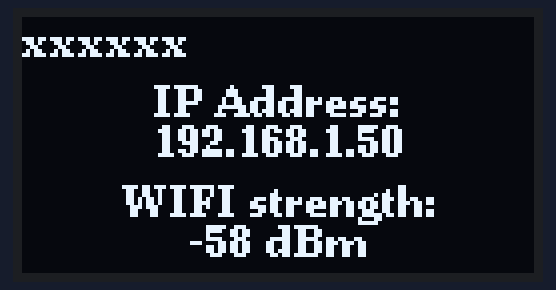
The sketch below on a simulated ESP8266 (NodeMCU). Parts: 128×64 one-colour display. WiFi joins after 1.5 s; servers stay silent unless stated; network time is answered at once with the bench clock; the local clock reads 2024-03-15 10:24:30 at power-on unless the sketch sets it; what the sketch prints to the serial monitor is not drawn.

Above: at 1.6 s.
At 6.7 s:
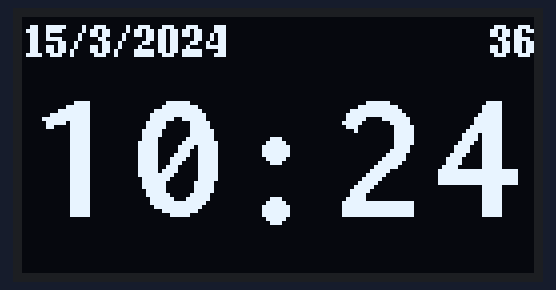
At 13.9 s:
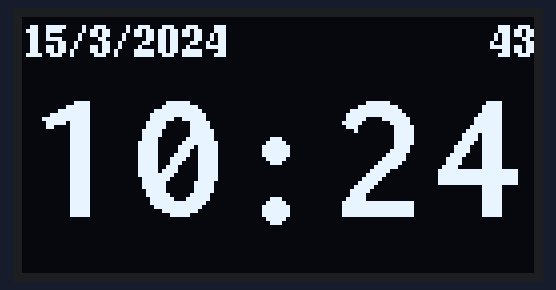
At 22.1 s:
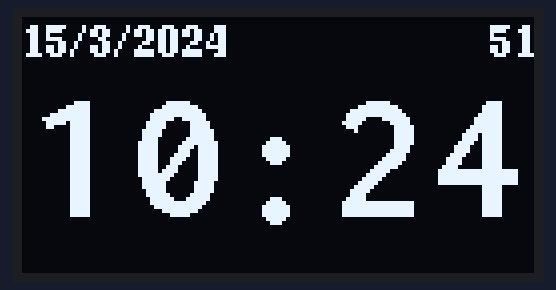
At 30.3 s:
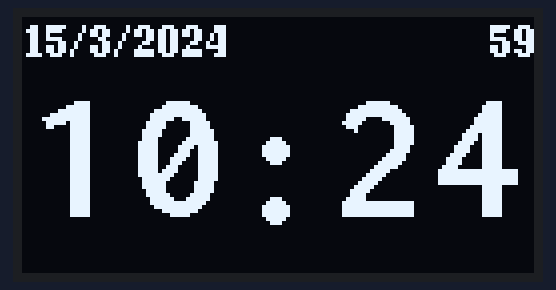
At 38.5 s:
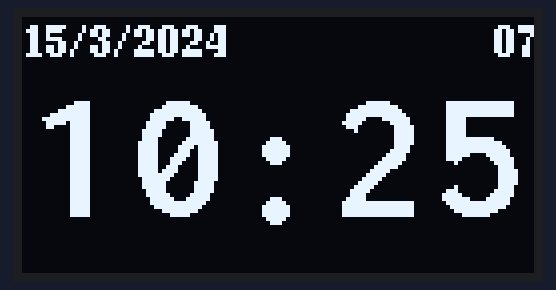

Measured:
- what the display in image 0 shows lasts 5.0 s, from 1.6 s to 6.6 s
- what the display in image 1 shows lasts 1.0 s, from 6.7 s to 7.7 s

The sketch:

ESP8266-FechaHoraPantalla.ino
```cpp
#include <Arduino.h>
#include <Wire.h>
#include <U8g2lib.h>
#include <ESP8266WiFi.h>
#include <WiFiUdp.h>
#include <NTPClient.h>
#include <TimeLib.h>
#include <Timezone.h>

// Configura WiFi
const char* ssid = "xxxxxx";
const char* password = "xxxxxx";

// Configura NTP
const long gmtOffset_sec = 3600;
const int daylightOffset_sec = 0;

WiFiUDP ntpUDP;
NTPClient timeClient(ntpUDP, "europe.pool.ntp.org", gmtOffset_sec, daylightOffset_sec);

TimeChangeRule CEST = {"CEST", Last, Sun, Mar, 2, 120};
TimeChangeRule CET = {"CET", Last, Sun, Oct, 3, 0};
Timezone EuropeMadrid(CEST, CET);

U8G2_SSD1306_128X64_NONAME_F_SW_I2C u8g2(U8G2_R0, 14, 12, U8X8_PIN_NONE);

int prevSecond = -1;
bool timeInitialized = false;
bool wifiConnected = false;

void setup() {
  u8g2.begin();
  u8g2.clearBuffer();
  u8g2.setFont(u8g2_font_ncenB08_tr);

  Serial.begin(115200);
  Serial.println("");
  Serial.print("Conectando a ");
  Serial.print(ssid);
  WiFi.begin(ssid, password);

  displayInitialMessage(false);

  unsigned long startTime = millis();
  bool errorDisplayed = false;

  while (WiFi.status() != WL_CONNECTED) {
    delay(500);
    Serial.print(".");

    if (millis() - startTime >= 10000 && !errorDisplayed) {
      // Si han pasado 10 segundos y no se ha conectado, muestra un mensaje de error
      displayInitialMessage(true);
      errorDisplayed = true;
    }
  }

  if (errorDisplayed) {
    return; // Salir del setup si se ha mostrado un error
  }

  Serial.println("");
  Serial.print("Conectado a WiFi con dirección IP: ");
  Serial.println(WiFi.localIP());
  wifiConnected = true;

  // Muestra la información del WiFi y la dirección IP durante 5 segundos
  displayWiFiInfo(5000);

  // Inicializa la hora desde Internet solo una vez al inicio
  timeClient.begin();
  timeClient.forceUpdate();
  time_t epochTime = timeClient.getEpochTime();
  setTime(epochTime);
  timeInitialized = true;
}

void loop() {
  if (WiFi.status() == WL_CONNECTED) {
    if (!timeInitialized) {
      // Si la hora no se ha inicializado, intenta obtenerla
      timeClient.update();
      if (timeClient.getSeconds() > 0) {
        time_t epochTime = timeClient.getEpochTime();
        setTime(epochTime);
        timeInitialized = true;
      }
    }

    if (timeInitialized) {
      unsigned long epochTime = now();  // Obtiene la hora local actual
      time_t local = EuropeMadrid.toLocal(epochTime);
      displayTime(local);
    }
  }
  delay(1000);
}

void displayInitialMessage(bool error) {
  u8g2.clearBuffer();
  u8g2.setFont(u8g2_font_ncenB08_tr);
  u8g2.drawStr(0, 10, "Connecting to Wi-Fi...");

  if (error) {
    // Se muestra este texto si no se ha logrado la conexión a internet.
    u8g2.drawStr(0, 26, "Error connecting to");
    u8g2.drawStr(0, 35, "Wi-Fi. Please make");
    u8g2.drawStr(0, 44, "sure that this device");
    u8g2.drawStr(0, 53, "is in range and Wi-Fi");
    u8g2.drawStr(0, 62, "data is correct.");
  }
  u8g2.sendBuffer();
}

void displayWiFiInfo(unsigned long duration) {
  u8g2.clearBuffer();

  u8g2.setFont(u8g2_font_ncenB08_tr);
  u8g2.drawStr(0, 10, ssid);

  const char* textIpAdd = "IP Address:";
  int dirXIp = (128 - u8g2.getStrWidth(textIpAdd)) / 2;
  u8g2.drawStr(dirXIp, 25, textIpAdd);
  String ipAddress = WiFi.localIP().toString();
  int ipX = (128 - u8g2.getStrWidth(ipAddress.c_str())) / 2;
  u8g2.drawStr(ipX, 35, ipAddress.c_str());

  const char* textSignal = "WIFI strength:";
  int dirXSignal = (128 - u8g2.getStrWidth(textSignal)) / 2;
  u8g2.drawStr(dirXSignal, 50, textSignal);
  int signalStrength = WiFi.RSSI();
  String signalStrengthStr = String(signalStrength) + " dBm";
  int signalX = (128 - u8g2.getStrWidth(signalStrengthStr.c_str())) / 2;
  u8g2.drawStr(signalX, 60, signalStrengthStr.c_str());

  u8g2.sendBuffer();
  delay(duration);
  u8g2.clearBuffer();
  u8g2.sendBuffer();
}

void displayTime(time_t t) {
  u8g2.clearBuffer();

  // Muestra la fecha en el formato "dd/mm/YYYY"
  u8g2.setFont(u8g2_font_ncenB08_tr);
  String dateStr = "";
  dateStr += day(t);
  dateStr += "/";
  dateStr += month(t);
  dateStr += "/";
  dateStr += year(t);
  u8g2.drawStr(0, 10, dateStr.c_str());

  // Muestra los segundos arriba a la derecha
  u8g2.setFont(u8g2_font_ncenB08_tr);
  char secStr[3];
  sprintf(secStr, "%02d", second(t));
  int secX = 128 - u8g2.getStrWidth(secStr);
  u8g2.drawStr(secX, 10, secStr);

  // Muestra la hora en la parte azul
  u8g2.setFont(u8g2_font_inb30_mr);
  char timeStr[9];
  sprintf(timeStr, "%02d:%02d:%02d", hour(t), minute(t), second(t));
  u8g2.drawStr(2, 50, timeStr);

  u8g2.sendBuffer();
}
```
